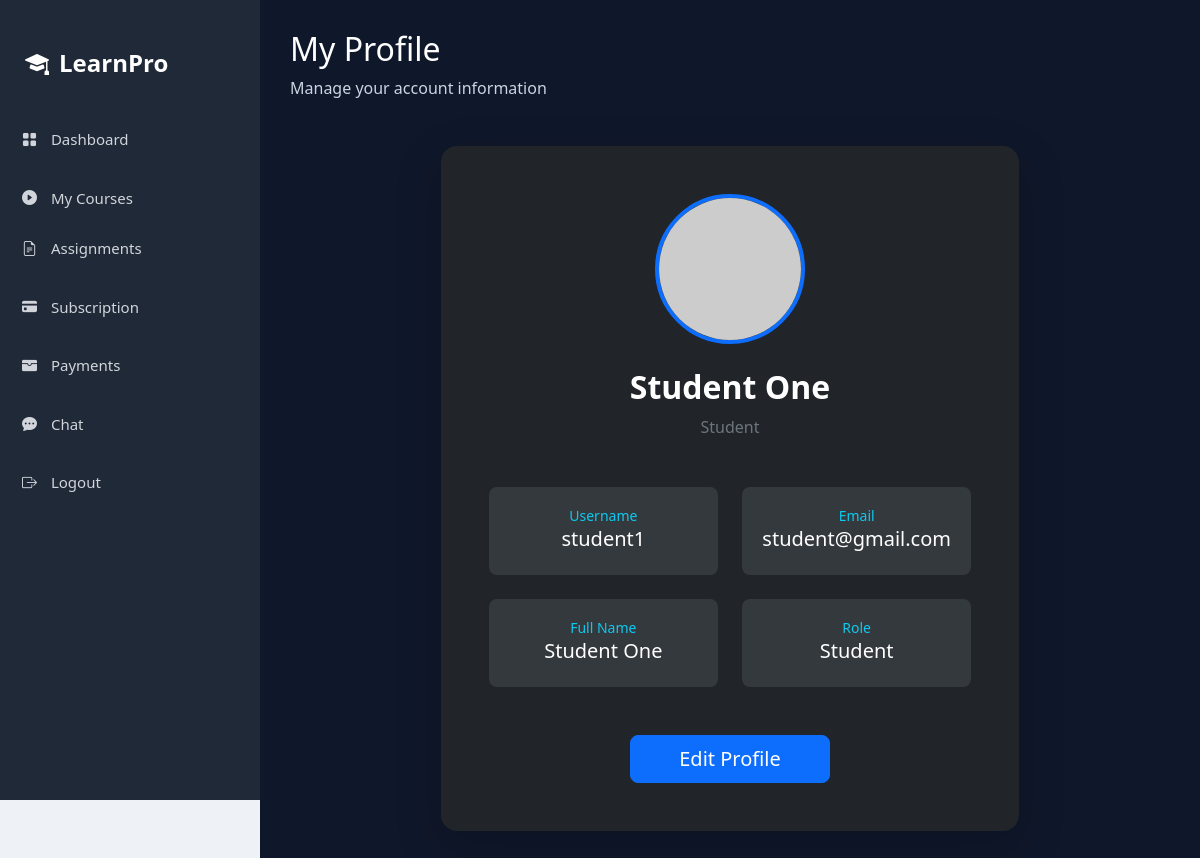
The app's page /user/profile/ (signed in) with its own data.
### accounts/models.py (models this page shows, shortened)
class User(AbstractUser):
    ROLE_CHOICES = (
        ("admin", "Admin"),
        ("instructor", "Instructor"),
        ("student", "Student"),
    )
    full_name = models.CharField(max_length=100)
    role = models.CharField(
        max_length=20,
        choices=ROLE_CHOICES,
        default="student"
    )

### dashboard/user_views.py (the view)
@login_required
def profile(request):
    return render(
        request,
        "user/profile.html",
    )

### templates/user/profile.html (shortened to what this page needs)
{% extends "user/user_base.html" %}
{% block content %}
<div class="topbar">
    <div>
        <h2>My Profile</h2>
        <p>Manage your account information</p>
    </div>
</div>
<div class="row justify-content-center">
    <div class="col-lg-8">
        <div class="card shadow-lg border-0 rounded-4 bg-dark text-white">
            <div class="card-body p-5 text-center">
                <img
                    src="https://i.pravatar.cc/300?img=68"
                    class="rounded-circle border border-4 border-primary mb-4"
                    width="150"
                    height="150"
                    alt="Profile">
                <h2 class="fw-bold">
                    {{ request.user.full_name }}
                </h2>
                <p class="text-secondary mb-5">
                    {{ request.user.role|title }}
                </p>
                <div class="row g-4">
                    <div class="col-md-6">
                        <div class="p-3 rounded-3 bg-secondary bg-opacity-25">
                            <small class="text-info">
                                Username
                            </small>
                            <h5>
                                {{ request.user.username }}
                            </h5>
                        </div>
                    </div>
                    <div class="col-md-6">
                        <div class="p-3 rounded-3 bg-secondary bg-opacity-25">
                            <small class="text-info">
                                Email
                            </small>
                            <h5>
                                {{ request.user.email }}
                            </h5>
                        </div>
                    </div>
                    <div class="col-md-6">
                        <div class="p-3 rounded-3 bg-secondary bg-opacity-25">
                            <small class="text-info">
                                Full Name
                            </small>
                            <h5>
                                {{ request.user.full_name }}
                            </h5>
                        </div>
                    </div>
                    <div class="col-md-6">
                        <div class="p-3 rounded-3 bg-secondary bg-opacity-25">
                            <small class="text-info">
                                Role
                            </small>
                            <h5>
                                {{ request.user.role|title }}
                            </h5>
                        </div>
                    </div>
                </div>
                <a
    href="{% url 'edit_profile' %}"
    class="btn btn-primary btn-lg mt-5 px-5">
    Edit Profile
</a>
            </div>
        </div>
    </div>
</div>
{% endblock %}

### static/css/user_dashboard.css (style rules this page uses)
body { margin:0; padding:0; background:#eef2f7; font-family:'Segoe UI',sans-serif; }
.topbar { display:flex; justify-content:space-between; align-items:center; margin-bottom:30px; }
.topbar h2 { color:#ffffff; }
.topbar p { color:#cbd5e1; }

### records on screen
User: user.full_name "Student One", user.role "Student", user.username "student1", user.email "student@gmail.com"
